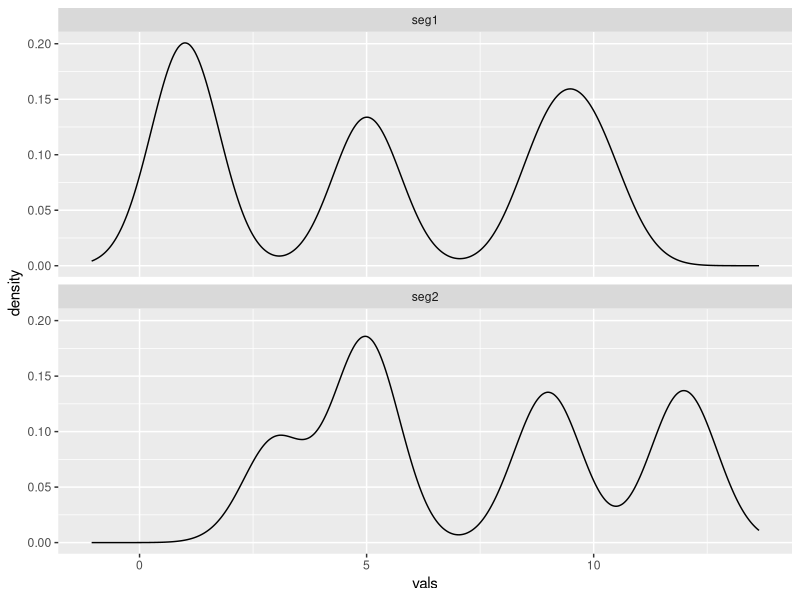
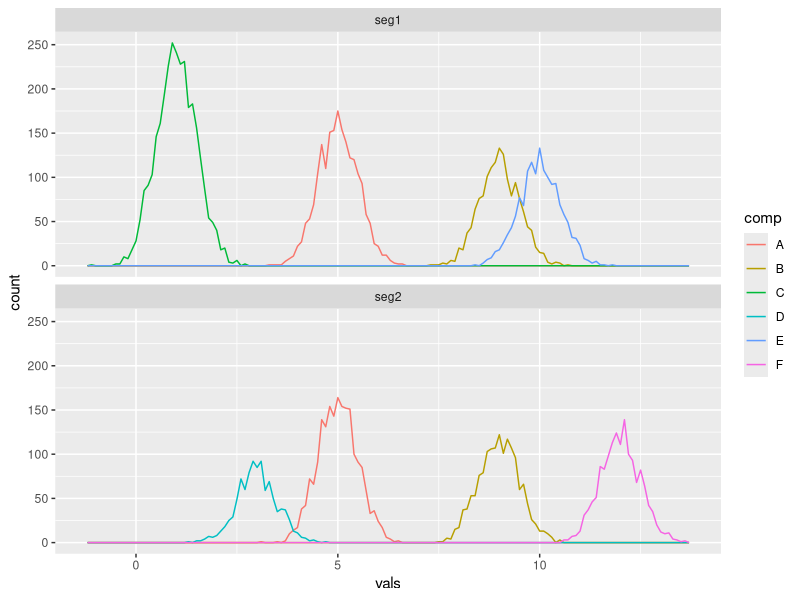
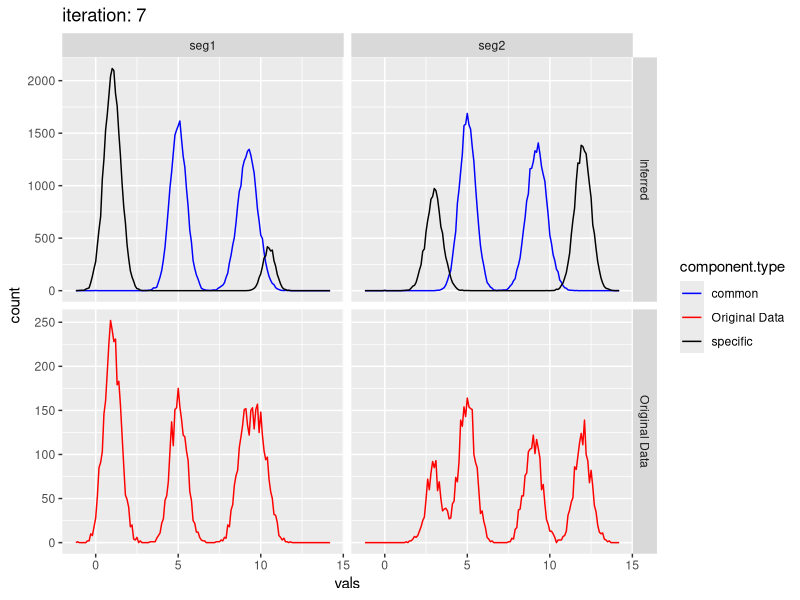

Recreate these plots in R, in order. (Note: this script raises an error after producing the figures.)
library("ggplot2")
library("data.table")

# parse learned/output parameters
parse.output.parameters <- function(output){

  output.parameters <- data.table(rho=numeric(),w=numeric(),rho_w=numeric(),mu=numeric(),sigma2=numeric(),component.type=character(),segment=character(),iteration=numeric())
  
  for (segment in 1:nrow(output$w.specific)){
    
    output.parameters.temp <- data.frame(
      rho = as.numeric(output$rho[segment]),
      w = c(output$w.common,output$w.specific[segment,]),
      rho_w = c((1-output$rho[segment])*output$w.common,output$rho[segment]*output$w.specific[segment,]),
      mu = c(output$mu.common,output$mu.specific[segment,]),
      sigma2 = c(output$sigma2.common,output$sigma2.specific[segment,]),
      component.type = c(rep("common",length(output$mu.common)),rep("specific",length(output$mu.specific[segment,]))),
      segment = output$segment.names[segment],
      iteration = output$iteration
    )
    
    output.parameters <- rbind(output.parameters,output.parameters.temp)
  }
  return(output.parameters)
}

#' Plot fitted shared component gaussian mixed model.
#'
#' \code{plot.components} Returns histograms of fitted gaussians and original data by dataset.
#'
#' @param vals.df original data, identical to fit.model() input
#' @param output.parameters, list of parameters, output of fit.model()
#'
#' @examples
#' plot.components(chr6.input[seg==16],parse.output.parameters(chr6.output)[segment=="16"])
#' @export
#' @import ggplot2

plot.components <- function(vals.df,output.parameters){
  
  temp <- data.table(vals=numeric(),comp=character(),seg=character(),component.type=character(),source=character())
  
  for (component in 1:nrow(output.parameters)){
    temp <- rbind(temp,data.table(vals=c(rnorm(70000*output.parameters[component]$rho_w, 
                                             mean = output.parameters[component]$mu, 
                                             sd = output.parameters[component]$sigma2^0.5),0),
                                            comp=component,
                                            seg=output.parameters[component]$segment,
                                            component.type=output.parameters[component]$component.type,
                                            source="Inferred"))
  }
  
  vals.df$component.type <- "Original Data"
  vals.df$source <- "Original Data"
  
  temp <- rbind(temp,vals.df)
  
  # ggplot(temp, aes(vals, group = comp,colour=component.type)) +
  #   geom_freqpoly(binwidth=0.1) +
  #   ggtitle(paste("iteration:",iter.count)) +
  #   scale_colour_manual(values = c("blue","red","black")) +
  #   facet_wrap(~seg,nrow = 2)

  ggplot(temp, aes(vals, colour=component.type)) +
    geom_freqpoly(binwidth=0.1) +
    ggtitle(paste("iteration:",unique(output.parameters$iteration))) +
    scale_colour_manual(values = c("blue","red","black")) +
    facet_grid(source~seg,scales="free_y")

  
  # ggplot(temp, aes(vals, colour=component.type)) +
  #   geom_density() +
  #   ggtitle(paste("iteration:",iter.count)) +
  #   scale_colour_manual(values = c("blue","red","black")) +
  #   facet_wrap(~seg,nrow = 2)
}

#' Fit shared component gaussian mixed model.
#'
#' \code{fit.model} returns parameters for gassians fitted to the data.
#'
#'
#' @param read.count data.frame with two columns, first being numeric read.counts,
#'  and second being charachter segment names. Column names can be whatever.
#'
#' @param rho.input Numeric value for initial value of rho parameter
#' @param input.parameters
#' @param init.max
#' @param break.parameter Numeric value, when the difference in log likelihood 
#' between two iterations is less than this value the iteration will stop
#' @return A list of parameters
#'
#' @examples
#' # see vignette
#' @export
#' @import data.table

fit.model <- function(vals.df,rho.input,input.parameters,init.max=40,break.parameter=50){

### INITIALISATION

## split input read count data frame into 2: 
# 1) a list of indexes specifying which read count is in which segment
# 2) a vector of read counts
stopifnot(ncol(vals.df)==2)
setnames(vals.df,names(vals.df),c("vals","seg"))

# get index ranges of each segment
segment.indicies <- vals.df[,.(index = list(.I)),by=seg]
segment.names <- segment.indicies$seg
segment.indicies <- segment.indicies$index
names(segment.indicies) <- segment.names
print(paste(length(segment.indicies),"segments"))

read.count <- vals.df$vals

## parse input parameters

# rho parameter for each segment
rho <- rep(rho.input,length(segment.indicies))
stopifnot(length(segment.indicies)==length(rho))
names(rho) <- segment.names

# set common component parameters, one per common component
com.param <- input.parameters[component.type=="common"]
com.param$component.type <- NULL

n.specific.components <- nrow(input.parameters[component.type=="specific"])
print(paste(n.specific.components,"segment specific components"))
print(paste(nrow(input.parameters[component.type=="specific"]),"common components"))


# initialise segment specific parameter holding matricies
mu.k <- sigma2.k <- w.k <- matrix(nrow=length(read.count),ncol=n.specific.components)
# although these could be a simple j*k matrix, we're already iterating through segments in
# the M step so may as well create the whole matrix required by the dnorm E step below 

for (row in 1:n.specific.components){
  w.k[,row] <- input.parameters[component.type=="specific"][row]$w
  mu.k[,row] <- input.parameters[component.type=="specific"][row]$mu
  sigma2.k[,row] <- input.parameters[component.type=="specific"][row]$sigma2
}

psi_i <- rep(0.5,length(read.count))
likelihood.byiter <- numeric()

iter.count <- 0

#library(profvis)
#library(microbenchmark)
# profvis({ #CODE HERE })
#microbenchmark(CODE HERE)

##### UPDATES
for (round in 1:init.max){
#### E Updates

# for each common component, cacluate prob for each data point, outputs i x c matrix
common <- apply(com.param, 1, function(params){ params['w'] * dnorm(read.count, params['mu'], params['sigma2']^0.5)})

# output i x k matrix
specific <- w.k * dnorm(read.count, mu.k, sigma2.k^0.5)

# sometimes dorm gives 0 when no common/specific components nearby, which can result in NaN when /0, so add a tiny probability back in
common[which(rowSums(common)==0),] <- 1e-15
specific[which(rowSums(specific)==0),] <- 1e-15

likelihood.vec <- numeric()

for (segment in segment.names){
  indexes <- segment.indicies[[segment]]
  top.sum <- (1-rho[segment]) * rowSums(common[indexes,])
  bottom.sum <- top.sum + (rho[segment] * rowSums(specific[indexes,]))
  psi_i[indexes] <- top.sum / ( bottom.sum )
  likelihood.vec <- c(likelihood.vec,bottom.sum)
}

likelihood.byiter <- c(likelihood.byiter,sum(log(likelihood.vec)))


phi_ic <- common/rowSums(common)

nu_ik <- specific/rowSums(specific)

# check for na values
stopifnot(sum(is.na(phi_ic))+sum(is.na(nu_ik))+sum(is.na(phi_ic))==0)

#### M Updates

# returns c parameters
topsum <- colSums(phi_ic * psi_i)

com.param$w <- topsum / sum(psi_i)

com.param$mu <- colSums(phi_ic * psi_i * read.count) / topsum

com.param$sigma2 <- colSums(phi_ic * psi_i * outer(read.count,com.param$mu, FUN="-")^2) / topsum

for (segment in segment.names){
  # for each segment j, there are k weightings
  indexes <- segment.indicies[[segment]]
  
  rho[segment] <- 1 - sum(psi_i[indexes])/length(indexes)
  
  temp.sum <- (1-psi_i[indexes]) * nu_ik[indexes,]
  topsum <- colSums(temp.sum) # for each component...
  
  w.k[indexes,] <- rep(topsum / sum(1-psi_i[indexes]), each=length(indexes))

  mu.k[indexes,] <- rep(colSums(temp.sum * read.count[indexes]) /  topsum, each=length(indexes))
  
  sigma2.k[indexes,] <- 0.01 + rep(colSums(temp.sum * (read.count[indexes] - mu.k[indexes,])^2) /  topsum, each=length(indexes))
  # the + 0.01 prevents sigma2 -> 0 which can cause dnorm() to -> Inf e.g dnorn(47,47,0), which causes NaN (inf/inf) which propogates to everything -> NaN!
}


iter.count <- iter.count + 1
print(paste("Iteration:",iter.count))

if (iter.count>1){
if (min(abs(diff(likelihood.byiter))) < break.parameter){print("Done, saving parameter estimates")
  break}
}

} # EM updates repetition loop

# parse component specific parameters
w.k.u <- mu.k.u <- sigma2.k.u <- matrix(nrow=length(segment.names),ncol=n.specific.components)

for (segment in 1:length(segment.names)){
  # for each segment j, there are k weightings
  indexes <- segment.indicies[[segment.names[segment]]]
  w.k.u[segment,] <- unique(w.k[indexes,])
  mu.k.u[segment,] <- unique(mu.k[indexes,])
  sigma2.k.u[segment,] <- unique(sigma2.k[indexes,])
}

# more raw output
output <- list(w.specific=w.k.u,mu.specific=mu.k.u,sigma2.specific=sigma2.k.u,w.common=com.param$w,mu.common=com.param$mu,sigma2.common=com.param$sigma2,rho=unname(rho),iteration=iter.count,likelihood=likelihood.byiter,segment.names=segment.names)

return(output)

}# end of fit.model function


###### Example code / Tests

# Simulate baisc well seperated gaussian test data, 2 segments, each with 4 components, 2 shared and 2 unique

# Common components
comp1.vals <- data.table(comp = "A", vals = rnorm(2000, mean = 5, sd = 0.5),seg="seg1")
comp2.vals <- data.table(comp = "A", vals = rnorm(2000, mean = 5, sd = 0.5),seg="seg2")

comp3.vals <- data.table(comp = "B", vals = rnorm(1500, mean = 9, sd = 0.5),seg="seg1")
comp4.vals <- data.table(comp = "B", vals = rnorm(1500, mean = 9, sd = 0.5),seg="seg2")

# Unique components
comp5.vals <- data.table(comp = "C", vals = rnorm(3000, mean = 1, sd = 0.5),seg="seg1")
comp6.vals <- data.table(comp = "D", vals = rnorm(1000, mean = 3, sd = 0.5),seg="seg2")

comp7.vals <- data.table(comp = "E", vals = rnorm(1500, mean = 10, sd = 0.5),seg="seg1")
comp8.vals <- data.table(comp = "F", vals = rnorm(1500, mean = 12, sd = 0.5),seg="seg2")

test.data.basic <- rbind(comp1.vals,comp2.vals,comp3.vals,comp4.vals,comp5.vals,comp6.vals,comp7.vals,comp8.vals)

# Overall histogram per segment
ggplot(test.data.basic, aes(vals)) +
  geom_density() +
  facet_wrap(~seg,nrow = 2)

# Histogram broken down by true components
ggplot(test.data.basic, aes(vals, colour = comp)) +
  geom_freqpoly(binwidth=0.1) +
  facet_wrap(~seg,nrow = 2)

initial.parameters.basic <- data.table(
  w=c(0.5),
  mu=c(3.5,10,2,12),
  sigma2=c(0.6^2),
  component.type=c("common","common","specific","specific"))

output.test.basic <- fit.model(test.data.basic[,.(vals,seg)],rho=0.5,initial.parameters.basic)

plot.components(test.data.basic,parse.output.parameters(output.test.basic))

### Simulate realistic read count data using negative binomial, 4 segments, 2 normal, 1 amp, 1 del. Parameters from real data

test.data.realistic <- bind_rows(
  data.table(comp = "A", vals = rnbinom(5000, size=2.7, mu = 16.5),seg="normal.1"),
  data.table(comp = "A", vals = rnbinom(5000, size=3, mu = 36),seg="amplified.1"),
  data.table(comp = "A", vals = rnbinom(5000, size=2.9, mu = 8.4),seg="deleted.1"),
  data.table(comp = "A", vals = rnbinom(5000, size=2.7, mu = 16.5),seg="normal.2"))

initial.parameters.realistic <- data.table(
  w=c(0.5),
  mu=c(4,7,10,15,25,40,50,300,1,2),
  sigma2=c(8^2),
  component.type=c(rep("common",5),rep("specific",5)))

output.realistic <- fit.model(test.data.realistic,rho=0.5,initial.parameters.realistic)

plot.components(test.data.realistic,output.realistic)

# for debugging enter data manually
# vals.df <- chr6.input
# input.parameters <- initial.parameters.realistic
# rho.input <- 0.5

### fit actual data to model
chr6.input <- bulkDP[chr==6 & segment.no %in% c(1:21),.(vals=total,seg=as.character(segment.no))]
chr6.output <- fit.model(chr6.input,rho=0.5,initial.parameters.realistic)
plot(chr6.output$likelihood[2:length(chr6.output$likelihood)])
chr6.input$comp <- "A"
plot.components(chr6.input[seg==16],parse.output.parameters(chr6.output)[segment=="16"])
